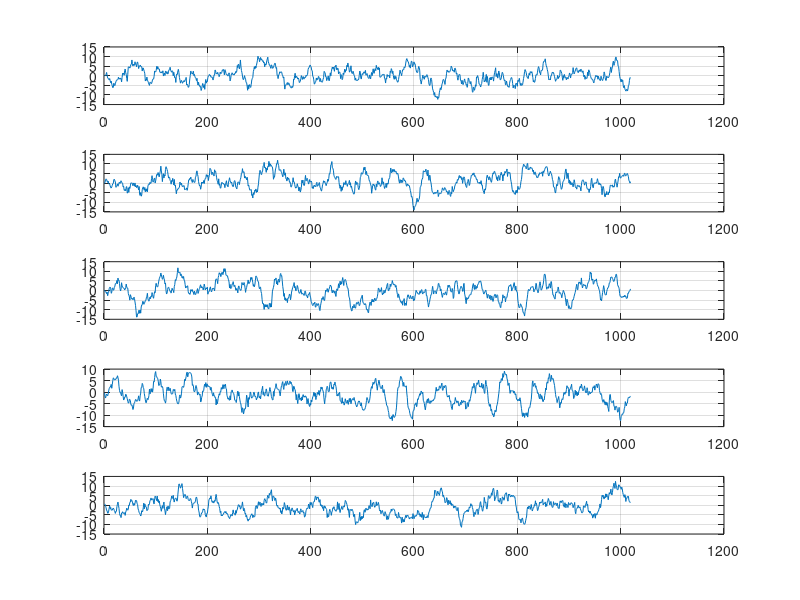

This figure's MATLAB source: (Note: this script raises an error after producing the figure.)
clear
clc

n=randn(1000,1000);
h=ones(1,20);
X=conv2(n,h);

[rows, cols]=size(X);

rand_wavefoms=randi(rows,1,5);%generate five random numbers that correspond to a rondom wave forms

for i=1:5
    subplot(5,1,i)
    plot(X(rand_wavefoms(i),:))
    grid on
%     xlabel('time (t)');
%     ylabel('ampl') 
end
sgtitle('Five random wave forms from the ensamble')

figure 
Smean=statmean(X);
plot(Smean);
grid on
title ('statistical mean')
xlabel('time (t)');
ylabel('ampl') 

figure 
subplot(2,1,1)
Rx_Tao_first=ACF_first(X);
plot(Rx_Tao_first);
grid on
title ('ACF between the first sample and the rest')
xlabel('\tau');
ylabel('ampl') 

subplot(2,1,2)
Rx_Tao_last=ACF_last(X);
plot(Rx_Tao_last);
grid on
title ('ACF between the first sample and the rest')
xlabel('\tau');
ylabel('ampl') 

disp ('the time mean of the first wave form :');
Tmean=timemean(X,1);
disp (Tmean);

figure
T_ACF=timeACF(X,1);
plot(Rx_Tao_last);
grid on
title ('the time ACF of the first wave form')
xlabel('\tau');
ylabel('ampl') 









